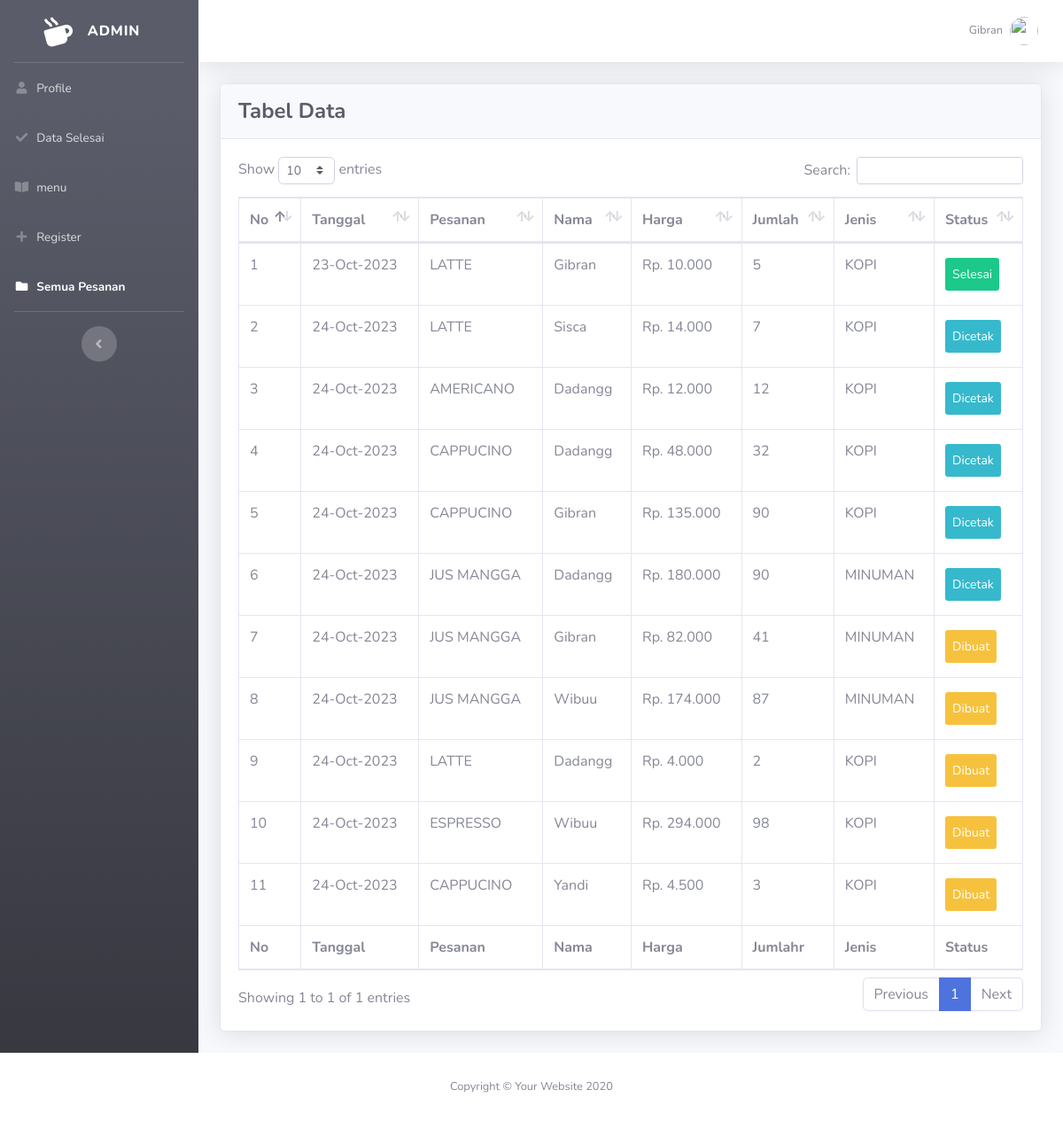
The app's page /views/semua.php (signed in) with its own data.
### tables this page shows
CREATE TABLE `cair` (
  `id` int(11) NOT NULL,
  `cair` varchar(50) NOT NULL,
  `nama` varchar(50) NOT NULL,
  `harga` int(11) NOT NULL,
  `jumlah` int(11) NOT NULL,
  `status` varchar(20) NOT NULL,
  `date` varchar(20) NOT NULL,
  `harga_satuan` int(11) NOT NULL,
  `jenis` varchar(20) NOT NULL
);

### controllers/c_conn.php (called while the page is built, shortened)
<?php
class c_conn
{
    public function conn()
    {
        $conn = mysqli_connect("localhost", "root", "", "ngopi");
        return $conn;
    }
}

### controllers/c_cair.php (called while the page is built, shortened)
<?php
include_once "../controllers/c_conn.php";
class c_cair {
    public function read(){
        $conn = new c_conn();
        $query = "SELECT * FROM cair";
        $data = mysqli_query($conn->conn(), $query);
        while($row = mysqli_fetch_object($data)){
            $rows[] = $row;
        }return $rows;
    }
}

### views/semua.php (the view, shortened to what this page needs)
<?php
include_once "../controllers/c_cair.php";
$baca = new c_cair();
include_once "template/header.php";
include_once "template/sidebar.php";
?>
<div class="container-fluid">
    <div class="card shadow mb-4">
        <div class="card-header py-3">
            <h4 class="m-0 font-weight-bold text-dark">Tabel Data</h4>
        </div>
        <div class="card-body">
            <div class="table-responsive">
                <table class="table table-bordered" id="dataTable" width="100%" cellspacing="0">
                    <thead>
                        <tr>
                            <th>No</th>
                            <th>Tanggal</th>
                            <th>Pesanan</th>
                            <th>Nama</th>
                            <th>Harga</th>
                            <th>Jumlah</th>
                            <th>Jenis</th>
                            <th>Status</th>
                        </tr>
                    </thead>
                    <tfoot>
                        <tr>
                            <th>No</th>
                            <th>Tanggal</th>
                            <th>Pesanan</th>
                            <th>Nama</th>
                            <th>Harga</th>
                            <th>Jumlahr</th>
                            <th>Jenis</th>
                            <th>Status</th>
                        </tr>
                    </tfoot>
                    <?php $i = 1; ?>
                    <?php foreach ($baca->read() as $read) : ?>
                        <tbody>
                            <tr>
                                <td><?= $i; ?></td>
                                <td><?= $read->date; ?></td>
                                <td><?= $read->cair ?></td>
                                <td><?= $read->nama ?></td>
                                <td><?= 'Rp. ' . number_format($read->harga, 0, '', '.'); ?></td>
                                <td><?= $read->jumlah ?></td>
                                <td><?= $read->jenis ?></td>
                                <td>
                                    <div class="<?php if ($read->status == "Dibuat") {
                                                    echo "bg-warning text-white p-2 d-inline-block my-1 bg-icon-split btn-sm";
                                                } elseif ($read->status == "Dicetak") {
                                                    echo "bg-info text-white p-2 d-inline-block my-1 bg-icon-split btn-sm";
                                                } elseif ($read->status == "Selesai") {
                                                    echo "bg-success text-white p-2 d-inline-block my-1 bg-icon-split btn-sm";
                                                } ?>">
                                        <span class="text"><?= $read->status ?></span>
                                    </div>
                                </td>
                                <?php $i++; ?>
                            </tr>
                        </tbody>
                    <?php endforeach; ?>
                </table>
            </div>
        </div>
    </div>
</div>
</div>
</div>
</div>
<footer class="sticky-footer bg-white">
    <div class="container my-auto">
        <div class="copyright text-center my-auto">
            <span>Copyright &copy; Your Website 2020</span>
        </div>
    </div>
</footer>
<?php include_once "template/footer.php"; ?>
</html>

### records on screen
cair: date "23-Oct-2023", cair "LATTE", nama "Gibran", harga "10.000", jumlah "5", jenis "KOPI", status "Selesai"
cair: date "24-Oct-2023", cair "LATTE", nama "Sisca", harga "14.000", jumlah "7", jenis "KOPI", status "Dicetak"
cair: date "24-Oct-2023", cair "AMERICANO", nama "Dadangg", harga "12.000", jumlah "12", jenis "KOPI", status "Dicetak"
cair: date "24-Oct-2023", cair "CAPPUCINO", nama "Dadangg", harga "48.000", jumlah "32", jenis "KOPI", status "Dicetak"
cair: date "24-Oct-2023", cair "CAPPUCINO", nama "Gibran", harga "135.000", jumlah "90", jenis "KOPI", status "Dicetak"
cair: date "24-Oct-2023", cair "JUS MANGGA", nama "Dadangg", harga "180.000", jumlah "90", jenis "MINUMAN", status "Dicetak"
cair: date "24-Oct-2023", cair "JUS MANGGA", nama "Gibran", harga "82.000", jumlah "41", jenis "MINUMAN", status "Dibuat"
cair: date "24-Oct-2023", cair "JUS MANGGA", nama "Wibuu", harga "174.000", jumlah "87", jenis "MINUMAN", status "Dibuat"
cair: date "24-Oct-2023", cair "LATTE", nama "Dadangg", harga "4.000", jumlah "2", jenis "KOPI", status "Dibuat"
cair: date "24-Oct-2023", cair "ESPRESSO", nama "Wibuu", harga "294.000", jumlah "98", jenis "KOPI", status "Dibuat"
cair: date "24-Oct-2023", cair "CAPPUCINO", nama "Yandi", harga "4.500", jumlah "3", jenis "KOPI", status "Dibuat"

### other values on screen
$role "ADMIN"
$nama "Gibran"
